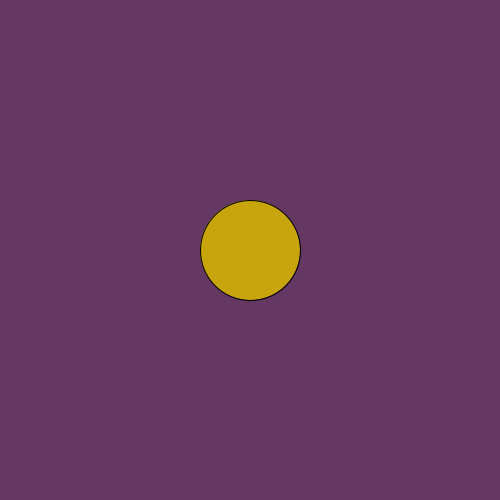
Frame 1 (no input)
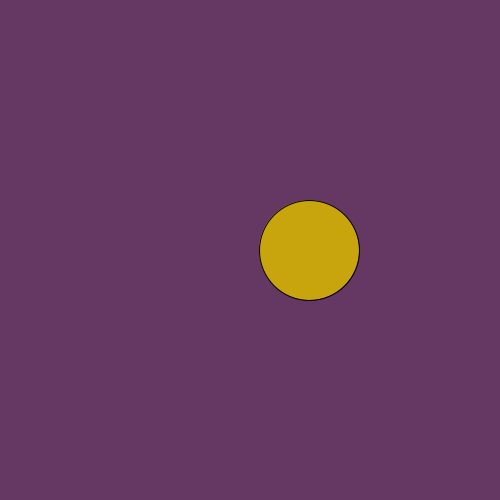
Frame 60 (the mouse pressed at the canvas centre just before this capture)
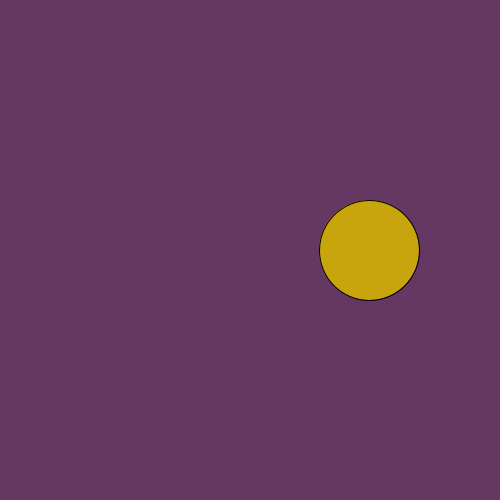
Frame 120 (the mouse held since frame 60 and released just before this capture)

The Processing sketch that drew these frames (run headless with seeded random() and noise(); from frame 60 on, the mouse is pressed at the canvas centre):

// Processing sketch: processing_42821
// ── processing_42821.pde

int xPos;
int yPos;
int dia=100;
boolean testEdge;


void setup() {
  size(500, 500);
  smooth();
  xPos=width/2;
  yPos=height/2;
}

void draw() {
  background(100,56,98);
  fill(200,165,12);
  ellipse(xPos, yPos, dia, dia);
  
  if(testEdge==true){
    xPos-=1;
  }
  
  if(testEdge==false){
    xPos+=1;
  }
if(xPos == width-(dia/2)){
  testEdge=true;
}
if(xPos == 0+(dia/2)){
  testEdge=false;
}

}                
                
